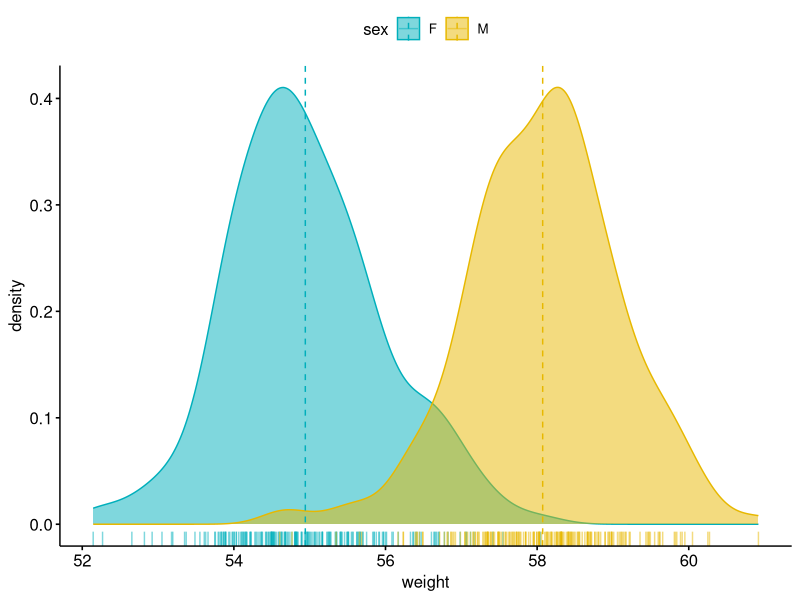
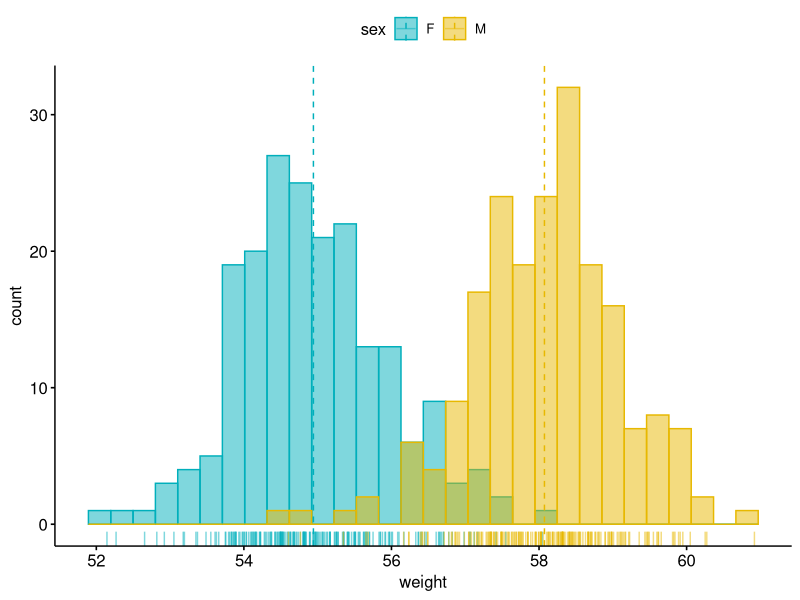
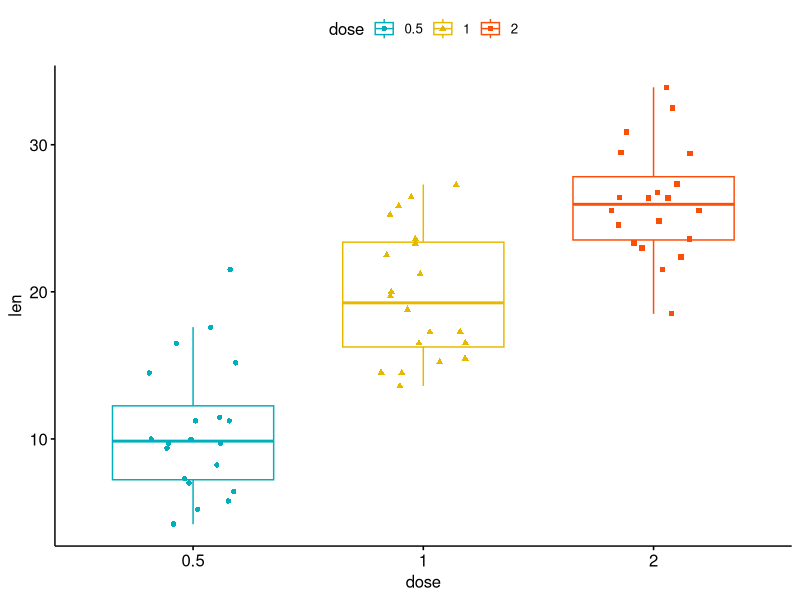
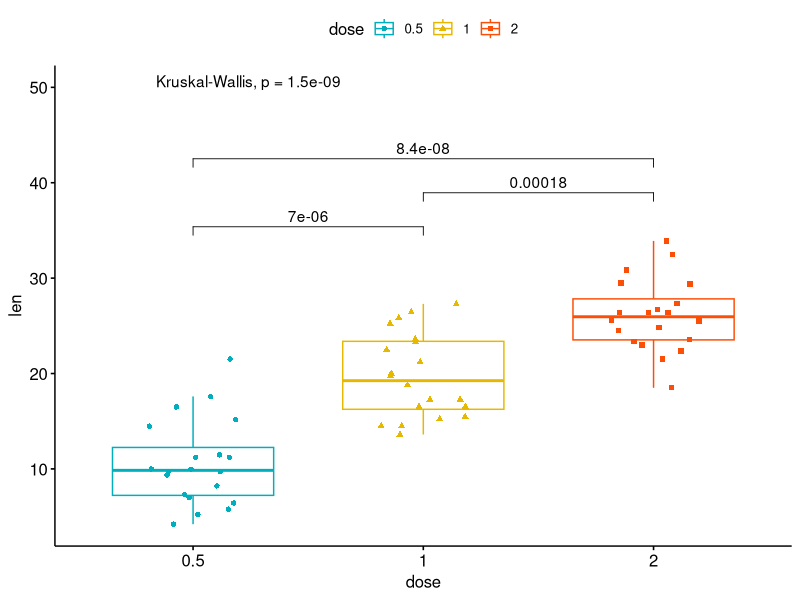
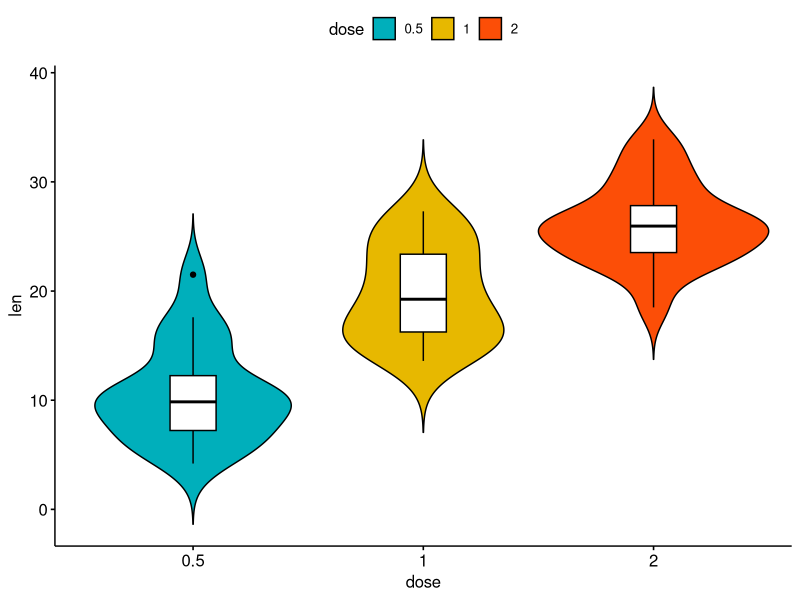

These charts were generated, in order, by the following R code:
## ---- chunk 1
knitr::opts_chunk$set(
  collapse = TRUE,
  comment = "#>",
  fig.path = "tools/README-",
  warning = FALSE
)
## ---- chunk 2
library(ggpubr)
# Create some data format
# +++++++++++++++++++++++++++++++++++++++++++
set.seed(1234)
wdata = data.frame(
   sex = factor(rep(c("F", "M"), each=200)),
   weight = c(rnorm(200, 55), rnorm(200, 58)))
head(wdata, 4)

# Density plot with mean lines and marginal rug
# +++++++++++++++++++++++++++++++++++++++++++
# Change outline and fill colors by groups ("sex")
# Use custom palette
ggdensity(wdata, x = "weight",
   add = "mean", rug = TRUE,
   color = "sex", fill = "sex",
   palette = c("#00AFBB", "#E7B800"))
# Histogram plot with mean lines and marginal rug
# +++++++++++++++++++++++++++++++++++++++++++
# Change outline and fill colors by groups ("sex")
# Use custom color palette
gghistogram(wdata, x = "weight",
   add = "mean", rug = TRUE,
   color = "sex", fill = "sex",
   palette = c("#00AFBB", "#E7B800"))
## ---- chunk 3
# Load data
data("ToothGrowth")
df <- ToothGrowth
head(df, 4)

# Box plots with jittered points
# ++++++++++++++++++++++++++++++++
# Change outline colors by groups: dose
# Use custom color palette
# Add jitter points and change the shape by groups
 p <- ggboxplot(df, x = "dose", y = "len",
                color = "dose", palette =c("#00AFBB", "#E7B800", "#FC4E07"),
                add = "jitter", shape = "dose")
 p
 
 # Add p-values comparing groups
 # Specify the comparisons you want
my_comparisons <- list( c("0.5", "1"), c("1", "2"), c("0.5", "2") )
p + stat_compare_means(comparisons = my_comparisons)+ # Add pairwise comparisons p-value
  stat_compare_means(label.y = 50)     # Add global p-value

 
# Violin plots with box plots inside
# +++++++++++++++++++++++++++++++++
# Change fill color by groups: dose
# add boxplot with white fill color
ggviolin(df, x = "dose", y = "len", fill = "dose",
   palette = c("#00AFBB", "#E7B800", "#FC4E07"),
   add = "boxplot", add.params = list(fill = "white"))
